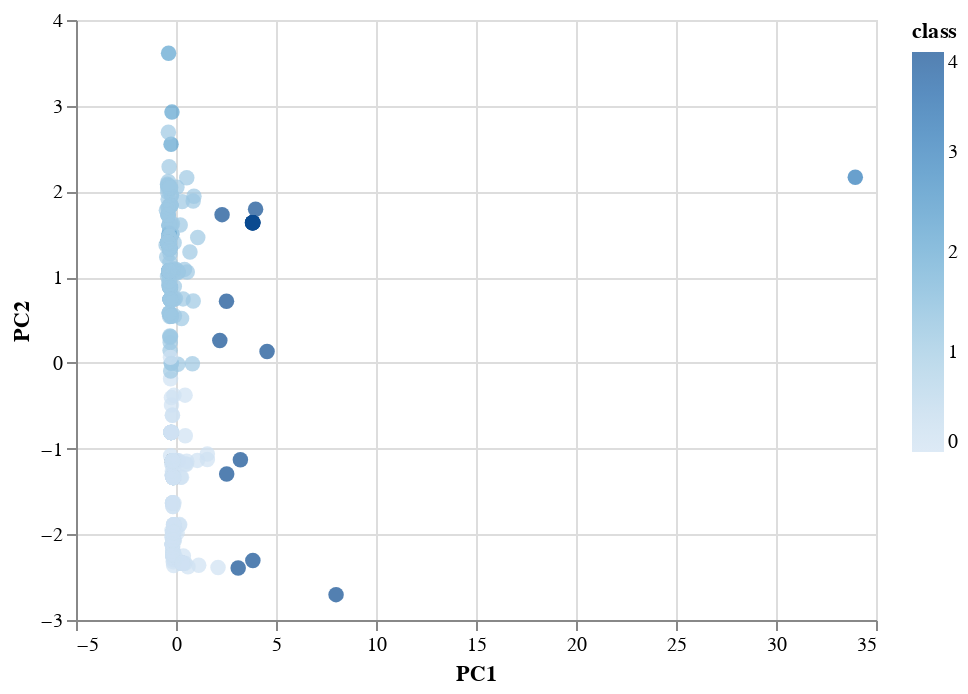

The code cell stored with this chart in its notebook:
### Code cell
# altair scatter plot to visualize the clusters

alt.Chart(clustered_df).mark_circle(size=60).encode(
    x='PC1',
    y='PC2',
    color='class',
    tooltip=["CoinName", "Algorithm", "TotalCoinsMined", "TotalCoinSupply"]
).interactive()

### Figure 1 — Vega-Lite specification as saved in the notebook (floating-point values rounded to 4 significant figures; data arrays with more than 128 entries replaced by an {"elided": "..."} marker saying what was removed)
{"config": {"view": {"continuousWidth": 400, "continuousHeight": 300}}, "data": {"name": "data-7e57a815987867f6e64e93e2dcefce2a"}, "mark": {"type": "circle", "size": 60}, "encoding": {"color": {"type": "quantitative", "field": "class"}, "tooltip": [{"type": "nominal", "field": "CoinName"}, {"type": "nominal", "field": "Algorithm"}, {"type": "quantitative", "field": "TotalCoinsMined"}, {"type": "quantitative", "field": "TotalCoinSupply"}], "x": {"type": "quantitative", "field": "PC1"}, "y": {"type": "quantitative", "field": "PC2"}}, "selection": {"selector014": {"type": "interval", "bind": "scales", "encodings": ["x", "y"]}}, "$schema": "https://vega.github.io/schema/vega-lite/v4.8.1.json", "datasets": {"data-7e57a815987867f6e64e93e2dcefce2a": {"elided": "532 records"}}}
